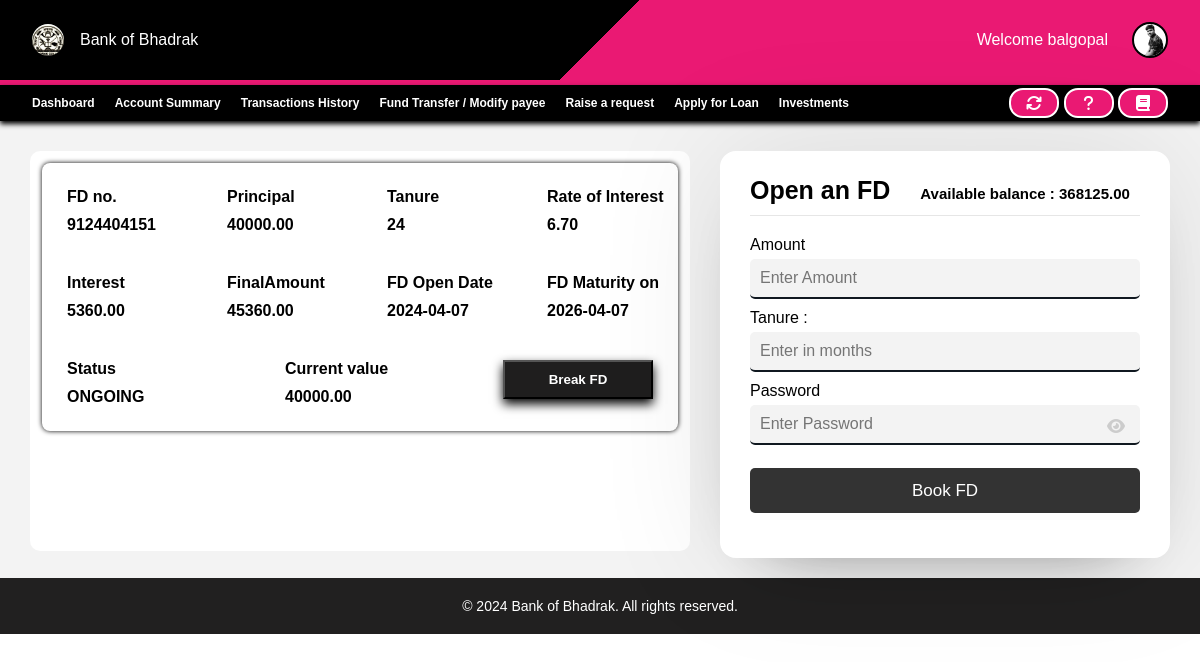
The page /banking/components/customers/fd.php (signed in) on the database its author committed.
### tables this page shows
CREATE TABLE `customers` (
  `ID` int(11) NOT NULL,
  `CRN` bigint(20) NOT NULL,
  `AccountNo` bigint(20) NOT NULL,
  `FullName` varchar(100) NOT NULL,
  `UserName` varchar(100) NOT NULL,
  `Password` varchar(100) NOT NULL,
  `Balance` decimal(11,2) NOT NULL,
  `PhoneNo` bigint(20) NOT NULL,
  `Email` varchar(100) NOT NULL,
  `gender` varchar(10) NOT NULL,
  `Address` varchar(500) NOT NULL,
  `District` varchar(100) NOT NULL,
  `State` varchar(100) NOT NULL,
  `Pincode` int(11) NOT NULL,
  `AadhaarNo` bigint(20) NOT NULL,
  `IFSC` varchar(20) NOT NULL,
  `img` varchar(255) NOT NULL,
  `DateOfOpening` date NOT NULL,
  `lastInterestDate` date NOT NULL DEFAULT current_timestamp(),
  `LastLogin` varchar(50) NOT NULL,
  `Status` varchar(50) NOT NULL DEFAULT 'Pending'
);

CREATE TABLE `fd` (
  `ID` int(11) NOT NULL,
  `customerAccountNo` bigint(20) NOT NULL,
  `FDAccountNo` bigint(20) NOT NULL,
  `Principal` decimal(11,2) NOT NULL,
  `Tanure` int(11) NOT NULL,
  `InterestRate` decimal(10,2) NOT NULL,
  `Interest` decimal(10,2) NOT NULL,
  `FinalAmount` decimal(11,2) NOT NULL,
  `current_value` decimal(10,2) NOT NULL,
  `lastIntCreditDate` date NOT NULL DEFAULT current_timestamp(),
  `FDOpeningDate` date NOT NULL DEFAULT current_timestamp(),
  `FDBreakDate` date NOT NULL,
  `Status` varchar(255) NOT NULL DEFAULT 'ONGOING'
);

### banking/components/customers/fd.php (the view, shortened to what this page needs)
<html lang="en">
<head>
    <link rel="stylesheet" href="https://cdnjs.cloudflare.com/ajax/libs/font-awesome/6.5.1/css/all.min.css" />
    <link rel="stylesheet" href="style.css">
    <?php
    require $_SERVER['DOCUMENT_ROOT'] . "/banking/assets/php/config.php";
    $email = $_SESSION['email'];
    $find_user = mysqli_query($conn, "SELECT * FROM customers WHERE Email='$email';");
    $row = mysqli_fetch_assoc($find_user);
    $userName = $row['UserName'];
    $img = $row['img'];
    ?>
</head>
<body>
    <nav class="navbar">
        <div class="profile-nav">
            <div class="logo">
                <div>
                    <img src="/banking/images/logo.jpg" alt="">
                </div>
                <p>Bank of Bhadrak</p>
            </div>
            <div class="profile">
                Welcome <?php echo "$userName"; ?>
                <div class="dropdown">
                    <img src="/banking/images/<?php echo "$img"; ?>" class="users" alt="">
                </div>
            </div>
        </div>
    </nav>
    <div class="bottom-nav">
        <div class="s1">
            <ul>
                <li><a href="customer_dashboard.php">Dashboard</a></li>
                <li><a href="account_summary.php">Account Summary</a></li>
                <li><a href="transaction_history.php">Transactions History</a></li>
                <li><a href="fund_transfer.php">Fund Transfer / Modify payee</a></li>
                <li><a href="raise_request.php">Raise a request</a></li>
                <li><a href="applyLoan.php">Apply for Loan</a></li>
                <li><a href="fd.php">Investments</a></li>
            </ul>
        </div>
        <div>
            <div class="tooltip">
                <a href=""> <button>
                        <i class="fa-solid fa-arrows-rotate"></i>
                    </button>
                </a>
            </div>
            <div class="tooltip">
                <a href="notifications.php">
                    <button>
                        <i class="fa-solid fa-question"></i>
                    </button>
                </a>
            </div>
            <div class="tooltip">
                <a href="/banking/components/extra/faqs.php">
                    <button>
                        <i class="fa-solid fa-book"></i>
                    </button>
                </a>
            </div>
        </div>
    </div>
    <main class="fd-main">
        <div class="dd">
            <div class="existing-fd">
                <form method="post">
                    <?php
                    $get_fd = mysqli_query($conn, "SELECT * FROM fd WHERE customerAccountNo='" . $row["AccountNo"] . "'");
                    if (mysqli_num_rows($get_fd) > 0) {
                        while ($fd_data = mysqli_fetch_assoc($get_fd)) {
                            echo '
                    <div class="box">
                    <div class="sub">
                        <h4>FD no. <span>' . $fd_data["FDAccountNo"] . '</span></h4>
                        <h4>Principal <span>' . $fd_data["Principal"] . '</span></h4>
                        <h4>Tanure <span>' . $fd_data["Tanure"] . '</span></h4>
                        <h4>Rate of Interest<span>' . $fd_data["InterestRate"] . '</span></h4>
                    </div>
                    <div class="sub">
                        <h4>Interest <span>' . $fd_data["Interest"] . '</span></h4>
                        <h4>FinalAmount <span>' . $fd_data["FinalAmount"] . '</span></h4>
                        <h4>FD Open Date<span>' . $fd_data["FDOpeningDate"] . '</span></h4>
                        <h4> FD Maturity on<span>' . $fd_data["FDBreakDate"] . '</span></h4>
                    </div>
                    <div class="sub">
                        <h4>Status<span>' . $fd_data["Status"] . '</span></h4>
                        <h4>Current value<span>' . $fd_data["current_value"] . '</span></h4>
                        <input type="number" name="fdNo" value="' . $fd_data["FDAccountNo"] . '" hidden></input>
                        <input type="number" name="fdAmount" value="' . $fd_data["current_value"] . '" hidden></input>
                        <h4><button name="breakFD">Break FD</button></h4>
                    </div>
                    </div>
                ';
                        }
                    } else {
                        echo "<h4 align='center'>No FD Booked yet<h4>";
                    }
                    ?>
                </form>
            </div>
        </div>
        <div class="wrapper">
            <section class="form signup">
                <header>Open an FD<span>Available balance : <?php echo $row['Balance']; ?></span></header>
                <form action="fd.php" method="POST" enctype="multipart/form-data" autocomplete="off">
                    <div class="field input">
                        <label>Amount</label>
                        <input type="text" name="amount" placeholder="Enter Amount" required>
                    </div>
                    <div class="field input">
                        <label>Tanure :</label>
                        <input type="number" name="tanure" placeholder="Enter in months" required>
                    </div>
                    <div class="field input">
                        <label>Password</label>
                        <input type="password" name="password" placeholder="Enter Password" required>
                        <i class="fas fa-eye"></i>
                    </div>
                    <div class="field button">
                        <input type="submit" name="submit" value="Book FD">
                    </div>
                </form>
            </section>
        </div>
    </main>
    <footer>
        <p>&copy; 2024 Bank of Bhadrak. All rights reserved.
        </p>
    </footer>
</body>
</html>

### banking/components/customers/style.css (style rules this page uses)
* { margin: 0; padding: 0; font-family: "Poppins", sans-serif; }
.navbar .profile-nav { height: 10%; background: linear-gradient(135deg, black 50%, #ea1973 30%); color: white; display: flex; justify-content: space-between; align-items: center; padding-left: 32px; padding-right: 32px; border-bottom: 5px solid #ea1973; }
.navbar .profile-nav img { height: 32px; border-radius: 50%; }
.navbar .profile-nav .logo { display: flex; justify-content: center; align-items: center; gap: 16px; }
.bottom-nav { top: 0; position: sticky; z-index: 1; box-shadow: 0 3px 5px black; color: black; height: 36px; background: black; display: flex; justify-content: space-between; align-items: center; padding-left: 32px; padding-right: 32px; }
.bottom-nav a { text-decoration: none; font-weight: 600; color: white; font-size: 12px; }
.bottom-nav ul { display: flex; gap: 20px; }
.bottom-nav ul li { list-style-type: none; }
.bottom-nav .s1 ul li { position: relative; height: 20px; display: flex; align-items: center; }
.bottom-nav .s1 ul li a::after { content: ""; position: absolute; width: 100%; height: 2px; left: 0; bottom: 0; background-color: transparent; transform: scaleX(0); transition: transform 0.3s ease, background-color 0.3s ease; }
.tooltip { position: relative; display: inline-block; }
.navbar .profile-nav .users { width: 32px; height: 32px; cursor: pointer; background-color: white; border: 2px solid black; box-shadow: 2px white; }
.navbar .profile-nav .profile { display: flex; align-items: center; gap: 24px; }
.dropdown { position: relative; display: inline-block; }
main { background-color: #f3f3f3; margin: 0 0 0 0; color: black; padding: 30px 30px 0 30px; }
footer { bottom: 0; background-color: rgb(33, 32, 32); padding: 20px; text-align: center; color: white; }
footer p { margin: 0; font-size: 14px; color: white; }
.wrapper { background: #fff; max-width: 450px; width: 100%; border-radius: 16px; box-shadow: 0 0 128px 0 rgba(0, 0, 0, 0.1), 0 32px 64px -48px rgba(0, 0, 0, 0.5); }
.form { padding: 25px 30px; }
.form header { font-size: 25px; font-weight: 600; padding-bottom: 10px; border-bottom: 1px solid #e6e6e6; }
.form header span { padding: 0 0 0 30px; font-size: 15px; }
.form form { margin: 20px 0; }
.form form .field { display: flex; margin-bottom: 10px; flex-direction: column; position: relative; }
.form form .field label { margin-bottom: 5px; }
.form form .input input { height: 40px; width: 100%; font-size: 16px; padding: 0 10px; border-radius: 5px; border:none; background-color: #f3f3f3; border-bottom: 2px solid #101820; }
.form form .field input { outline: none; }
.form form .button input { height: 45px; border: none; color: #fff; font-size: 17px; background: #333; border-radius: 5px; cursor: pointer; margin-top: 13px; }
.form form .field i { position: absolute; right: 15px; top: 70%; color: #ccc; cursor: pointer; transform: translateY(-50%); }
.fd-main { padding-bottom: 20px; display: flex; justify-content: space-between; gap: 30px; }
.fd-main .dd { overflow-y: auto; width: 100%; }
.fd-main .existing-fd { height: 400px; width: 100%; background-color: white; border-radius: 10px; overflow-y: auto; }
.fd-main .existing-fd .box { padding: 20px; display: flex; flex-direction: column; gap: 30px; margin: 12px; border-radius: 8px; box-shadow: 0 0 5px black; }
.fd-main .existing-fd .sub { display: flex; justify-content: space-between; }
.fd-main h4 { min-width: 150px; display: flex; flex-direction: column; padding: 5px; gap: 10px; }

### rows shown on the page
customers: UserName "balgopal", img (picture), Balance "368125.00"
fd: FDAccountNo "9124404151", Principal "40000.00", Tanure "24", InterestRate "6.70", Interest "5360.00", FinalAmount "45360.00", FDOpeningDate "2024-04-07", FDBreakDate "2026-04-07", Status "ONGOING", current_value "40000.00"
